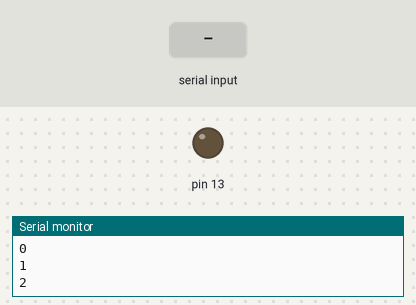
Bench run of a sketch on a simulated Arduino Uno, built with avr-gcc and run on an emulated ATmega328P. Shown: output pins drawn as LEDs (lit = HIGH), the last lines printed to the serial monitor. Inputs (shaded band) come from the test bench.

Above: at 2.8 s.
2.9 s: "t" received over the second serial link
At 3.3 s:
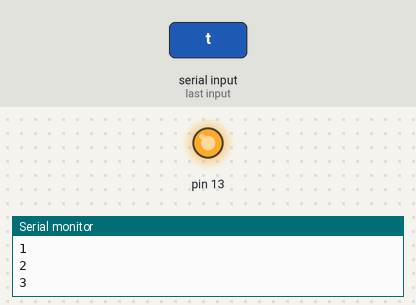
4.5 s: "s" received over the second serial link
At 6.1 s:
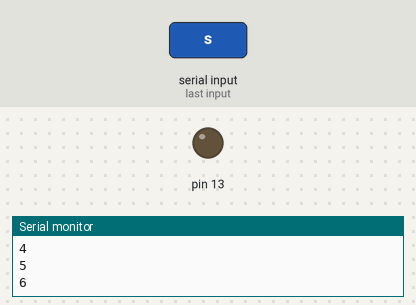
Timing chart, 0 to 7.6 s (numbered marks = the images above; inputs shaded):
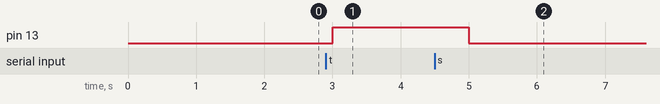

The sketch:

BluetoothCounterModtag.ino
```cpp
/*
 * Test af bluetooth
 * af Lone Østerlund
 */

#include <SoftwareSerial.h>
int bluetoothTx = 2;
int bluetoothRx = 1;

SoftwareSerial bluetooth(bluetoothTx, bluetoothRx);//Arduino RX,Tx
char msg;
int counter = 0;
void setup(){
  Serial.begin(9600);
  pinMode(13,OUTPUT);
  digitalWrite(13,LOW);
  bluetooth.begin(115200);//standard bluetooth mate
}

void loop(){
  bluetooth.listen();
  recieveBluetooth();
  Serial.println(counter);
  bluetooth.println(counter);
  counter++;
  delay(1000);
}

/*
 *Denne funktion modtager på
 * SoftwarerSeriel porten
 * navngivet bluetooth.
 * modtages 't' tændes diode på ben 13
 * modtages 's' slukkes dioden
 */
void recieveBluetooth(){
  char msg;
  if(bluetooth.available()){
    msg= (char)bluetooth.read();
    if(msg=='t')
      digitalWrite(13,HIGH);
     else if(msg =='s'){
      digitalWrite(13,LOW);
    }
    bluetooth.print(msg); //returner det modtagne
  }
}
```

Measured:
- after the input at 2.9 s, pin 13: LOW → HIGH after 0.10 s
- after the input at 4.5 s, pin 13: HIGH → LOW after 0.50 s
